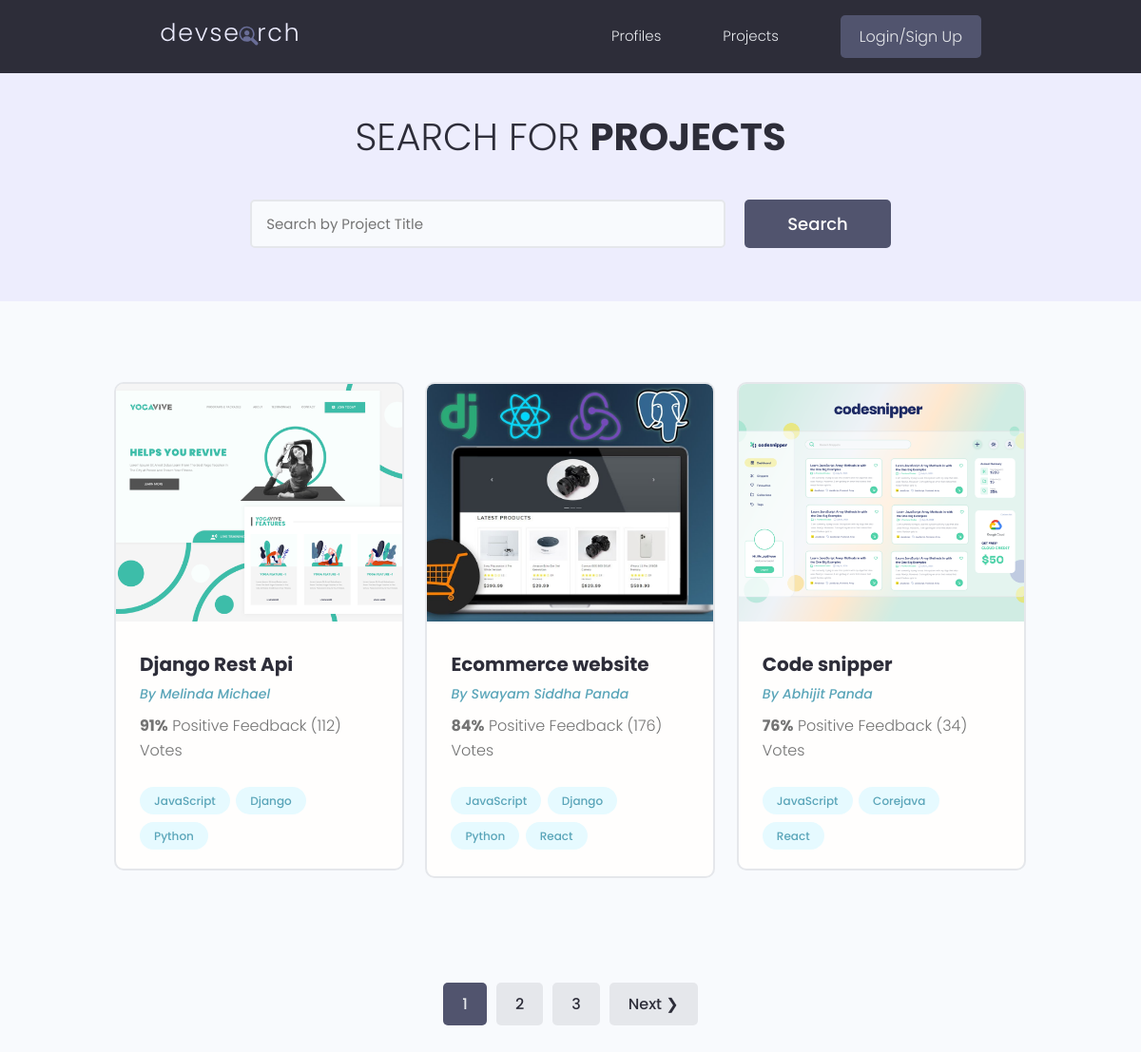
The app's page /projects/, older data.
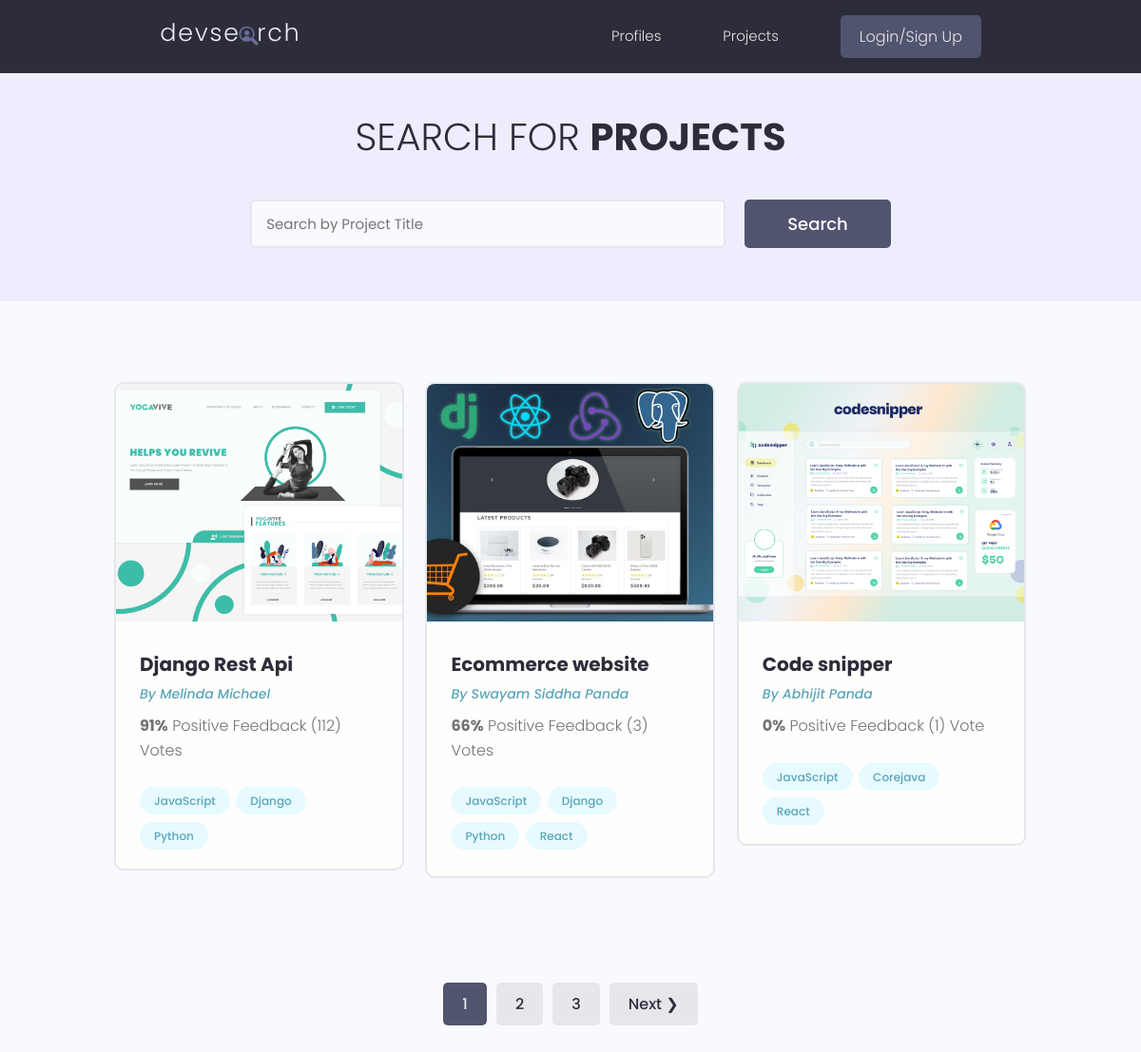
The same page, newer data.
### projects/models.py (models this page shows, shortened)
class Project(models.Model):
    owner = models.ForeignKey(
        Profile, blank=True, null=True, on_delete=models.SET_NULL)
    title = models.CharField(max_length=200)
    description = models.TextField(null=True, blank=True)
    featured_image = models.ImageField(
        null=True, blank=True, default="defaut.jpg")
    demo_link = models.CharField(max_length=2000, null=True, blank=True)
    source_link = models.CharField(max_length=2000, null=True, blank=True)
    tags = models.ManyToManyField('Tag', blank=True)
    vote_total = models.IntegerField(default=0, blank=True, null=True)
    vote_ratio = models.IntegerField(default=0, blank=True, null=True)
    created = models.DateTimeField(auto_now_add=True)
    id = models.UUIDField(default=uuid.uuid4, unique=True,
                          primary_key=True, editable=False)
    class Meta:
        ordering = ['-vote_ratio', '-vote_total', 'title']

### users/models.py (models this page shows, shortened)
class Profile(models.Model):
    user = models.OneToOneField(
        User, on_delete=models.CASCADE, null=True, blank=True)
    name = models.CharField(max_length=200, null=True, blank=True)
    email = models.EmailField(max_length=500, blank=True, null=True)
    username = models.CharField(max_length=200, blank=True, null=True)
    location = models.CharField(max_length=200, blank=True, null=True)
    short_intro = models.CharField(max_length=200, blank=True, null=True)
    bio = models.TextField(blank=True, null=True)
    profile_image = models.ImageField(
        null=True, blank=True, upload_to='profiles/', default="profiles/user-default.png")
    social_github = models.CharField(max_length=200, blank=True, null=True)
    social_twitter = models.CharField(max_length=200, blank=True, null=True)
    social_linkedin = models.CharField(max_length=200, blank=True, null=True)
    social_youtube = models.CharField(max_length=200, blank=True, null=True)
    social_website = models.CharField(max_length=200, blank=True, null=True)
    created = models.DateTimeField(auto_now_add=True)
    id = models.UUIDField(default=uuid.uuid4, unique=True,
                          primary_key=True, editable=False)
    class Meta:
        ordering = ['created']

### projects/views.py (the view)
# urls.py: path('projects/', views.getProjects),
def projects(request):
    projects, search_query = searchProjects(request)
    custom_range, projects = paginateProjects(request, projects, 3)
    context = {'projects': projects,
               'search_query': search_query, 'custom_range': custom_range}
    return render(request, 'projects/projects.html', context)

### projects/models.py (called while the page is built)
    def __str__(self):
        return self.name

### projects/utils.py (called while the page is built)
def paginateProjects(request, projects, results):
    page = request.GET.get('page')
    paginator = Paginator(projects, results)
    try:
        projects = paginator.page(page)
    except PageNotAnInteger:
        page = 1
        projects = paginator.page(page)
    except EmptyPage:
        page = paginator.num_pages
        projects = paginator.page(page)
    leftIndex = (int(page) - 4)
    if leftIndex < 1:
        leftIndex = 1
    rightIndex = (int(page) + 5)
    if rightIndex > paginator.num_pages:
        rightIndex = paginator.num_pages + 1
    custom_range = range(leftIndex, rightIndex)
    return custom_range, projects

def searchProjects(request):
    search_query = ''
    if request.GET.get('search_query'):
        search_query = request.GET.get('search_query')
    tags = Tag.objects.filter(name__icontains=search_query)
    projects = Project.objects.distinct().filter(
        Q(title__icontains=search_query) |
        Q(description__icontains=search_query) |
        Q(owner__name__icontains=search_query) |
        Q(tags__in=tags)
    )
    return projects, search_query

### projects/templates/projects/projects.html (shortened to what this page needs)
{% extends 'main.html' %}
{% block content %}
 <main class="projects">
    <section class="hero-section text-center">
      <div class="container container--narrow">
        <div class="hero-section__box">
          <h2>Search for <span>Projects</span></h2>
        </div>
        <div class="hero-section__search">
          <form id="searchForm" class="form" action="{% url 'projects' %}" method="get">
            <div class="form__field">
              <input class="input input--text" id="formInput#search" type="text" name="search_query"
                placeholder="Search by Project Title" value="{{search_query}}" />
            </div>
            <input class="btn btn--sub btn--lg" type="submit" value="Search" />
          </form>
        </div>
      </div>
    </section>
    <section class="projectsList">
      <div class="container">
        <div class="grid grid--three">
            {% for project in projects %}
          <div class="column">
            <div class="card project">
              <a href="{% url 'project' project.id %}" class="project">
                <img class="project__thumbnail" src="{{project.featured_image.url}}" alt="project thumbnail" />
                <div class="card__body">
                  <h3 class="project__title">{{project.title}}</h3>
                  <p><a class="project__author" href="{% url 'user-profile' project.owner.id %}">By
                          {{project.owner.name}}</a>
                  </p>
                  <p class="project--rating">
                      <span style="font-weight: bold;">{{project.vote_ratio}}%</span> Positive
                      Feedback ({{project.vote_total}}) Vote{{project.vote_total|pluralize:"s"}}
                  </p>
                  <div class="project__tags">
                      {% for tag in project.tags.all %}
                      <span class="tag tag--pill tag--main">
                          <small>{{tag}}</small>
                      </span>
                      {% endfor %}
                  </div>
              </div>
          </a>
      </div>
  </div>
  {% endfor %}
</div>
</div>
</section>
{% include 'pagination.html' with queryset=projects custom_range=custom_range %}
</main>
{% endblock %}

Row changes from the older to the newer data that the page shows:
changed Project "Ecommerce website": vote_ratio "84" → "66"; vote_total "176" → "3"
changed Project "Code snipper": vote_ratio "76" → "0"; vote_total "34" → "1"
